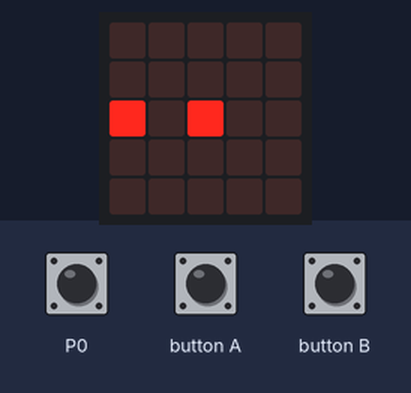
A program run on a simulated BBC micro:bit running MicroPython. Parts: the board's 5×5 LED display. Inputs (shaded band) come from the test bench; at power-on: P0 LOW.

Above: at 0.3 s.
1.3 s: P0 pulled HIGH for 0.15 s
At 1.5 s:
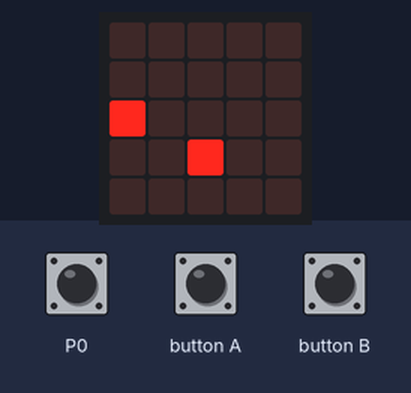
2.0 s: button A pressed for 0.15 s
At 2.1 s:
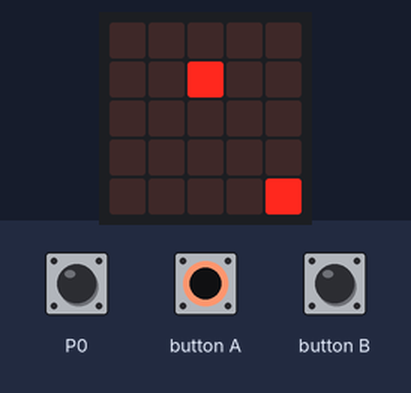
2.7 s: button B pressed for 0.15 s
At 2.91 s:
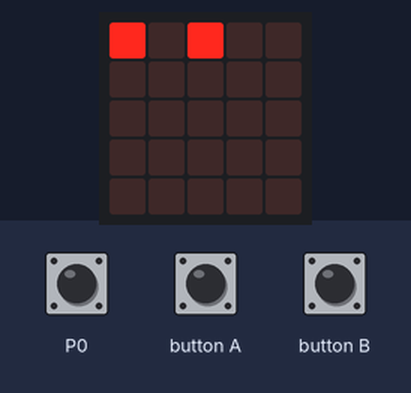
3.4 s: P0 pulled HIGH for 3.2 s
At 3.51 s:
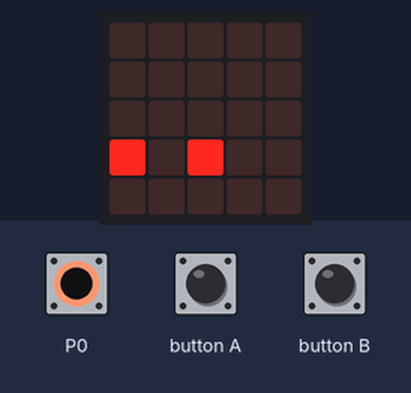
7.2 s: button A pressed for 1 s
At 7.32 s:
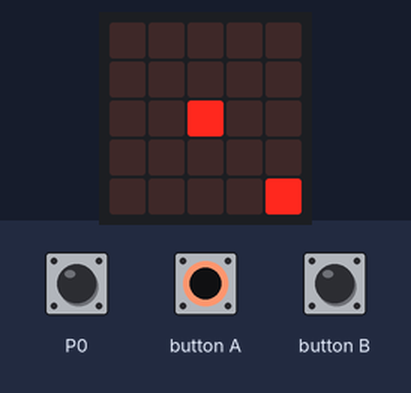
8.8 s: button B pressed for 1 s
At 8.93 s:
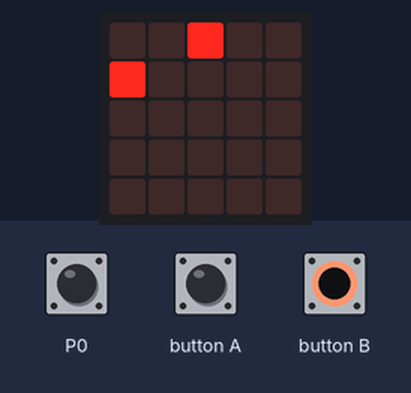
Timing chart, 0 to 11.4 s (numbered marks = the images above; inputs shaded):
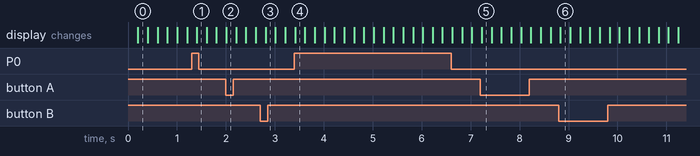

The program:

car_race_v5.py
```python
from microbit import *
import random

def update(line, speed, car):

    # middle line
    line[1] += speed

    if line[1] > 4:
        line[1] = 0

    # moving the car
    if car[0] < 2:
        carIsLeft = True
    else:
        carIsLeft = False

    if button_a.was_pressed():
        car[0] -= 1
    if button_b.was_pressed():
        car[0] += 1
    pin0.write_digital(1)
    if not pin0.read_digital():
        car[1] -= 1
    # creat random cars
    rcars = []


    if car[0] == 2 and carIsLeft:
        car[0] += 1
    if car[0] == 2 and not carIsLeft:
        car[0] -= 1

    for i in range(len(car)):
        if car[i] > 4:
            car[i] = 0
        if car[i] < 0:
            car[i] = 4
    return car


def draw(line, car):
    display.show(Image())
    # middle line
    display.set_pixel(int(line[0]), int(line[1]), 9)
    # the car
    display.set_pixel(int(car[0]), int(car[1]), 9)
    sleep(100)


def main():
    middleLineX = 2
    middleLineY = 0
    line = [middleLineX, middleLineY]
    carX = 0
    carY = 4
    car = [carX, carY]
    speed = 1

    while True:
        # processEvents()
        update(line, speed, car)
        draw(line, car)
        sleep(100)

main()
```

Measured:
- after the input at 1.3 s, the display: changes after 0.11 s (image 1)
- after the input at 2.0 s, the display: changes at once (image 2)
- after the input at 2.7 s, the display: changes after 0.11 s (image 3)
- after the input at 3.4 s, the display: changes at once (image 4)
- after the input at 7.2 s, the display: changes at once (image 5)
- after the input at 8.8 s, the display: changes at once (image 6)
